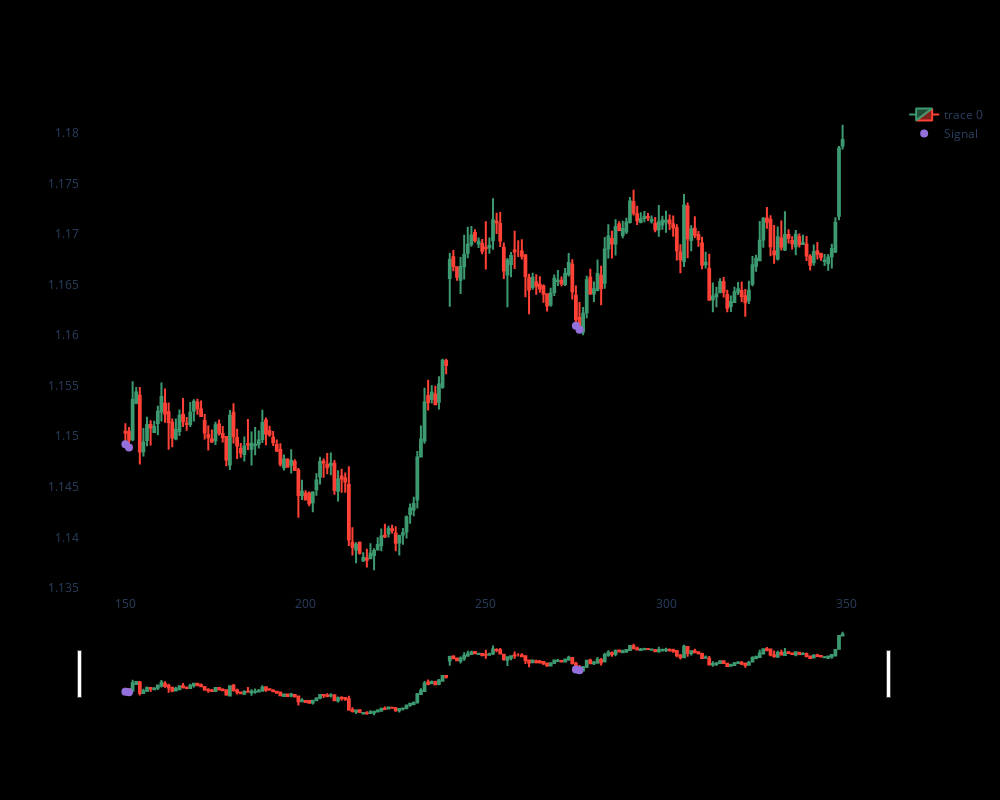

The cell this chart's notebook holds for it:
### Code cell
dfpl = df[150:350]
import plotly.graph_objects as go

fig = go.Figure(data=[go.Candlestick(x=dfpl.index,
                open=dfpl['open'],
                high=dfpl['high'],
                low=dfpl['low'],
                close=dfpl['close'])])

fig.update_layout(
    autosize=False,
    width=1000,
    height=800, 
    paper_bgcolor='black',
    plot_bgcolor='black')
fig.update_xaxes(gridcolor='black')
fig.update_yaxes(gridcolor='black')
fig.add_scatter(x=dfpl.index, y=dfpl['pointpos'], mode="markers",
                marker=dict(size=8, color="MediumPurple"),
                name="Signal")
fig.show()

### Figure 1 — Plotly figure (JSON) as saved in the notebook; plotly's stock layout.template omitted (floating-point values rounded to 4 significant figures; data arrays with more than 128 entries replaced by an {"elided": "..."} marker saying what was removed)
{"data": [{"close": {"elided": "200 float values"}, "high": {"elided": "200 float values"}, "low": {"elided": "200 float values"}, "open": {"elided": "200 float values"}, "type": "candlestick", "x": {"elided": "200 int values"}}, {"marker": {"color": "MediumPurple", "size": 8}, "mode": "markers", "name": "Signal", "type": "scatter", "x": {"elided": "200 int values"}, "y": {"elided": "200 float values"}}], "layout": {"autosize": false, "height": 800, "paper_bgcolor": "black", "plot_bgcolor": "black", "width": 1000, "xaxis": {"gridcolor": "black"}, "yaxis": {"gridcolor": "black"}}}
